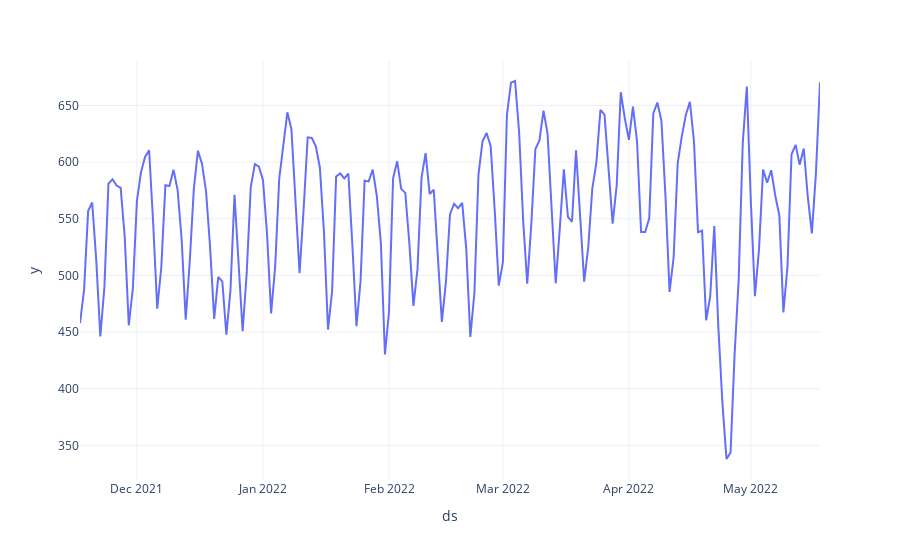

Write notebook code for a chart like this one.
### Code cell
px.line(df3, x = "ds", y = "y")

### Figure 1 — Plotly figure (JSON) as saved in the notebook; plotly's stock layout.template omitted (floating-point values rounded to 4 significant figures; data arrays with more than 128 entries replaced by an {"elided": "..."} marker saying what was removed)
{"data": [{"hovertemplate": "ds=%{x}<br>y=%{y}<extra></extra>", "legendgroup": "", "line": {"color": "#636efa", "dash": "solid"}, "marker": {"symbol": "circle"}, "mode": "lines", "name": "", "orientation": "v", "showlegend": false, "type": "scatter", "x": {"elided": "183 str values"}, "xaxis": "x", "y": {"elided": "183 float values"}, "yaxis": "y"}], "layout": {"legend": {"tracegroupgap": 0}, "margin": {"t": 60}, "xaxis": {"anchor": "y", "domain": [0, 1], "title": {"text": "ds"}}, "yaxis": {"anchor": "x", "domain": [0, 1], "title": {"text": "y"}}}}
